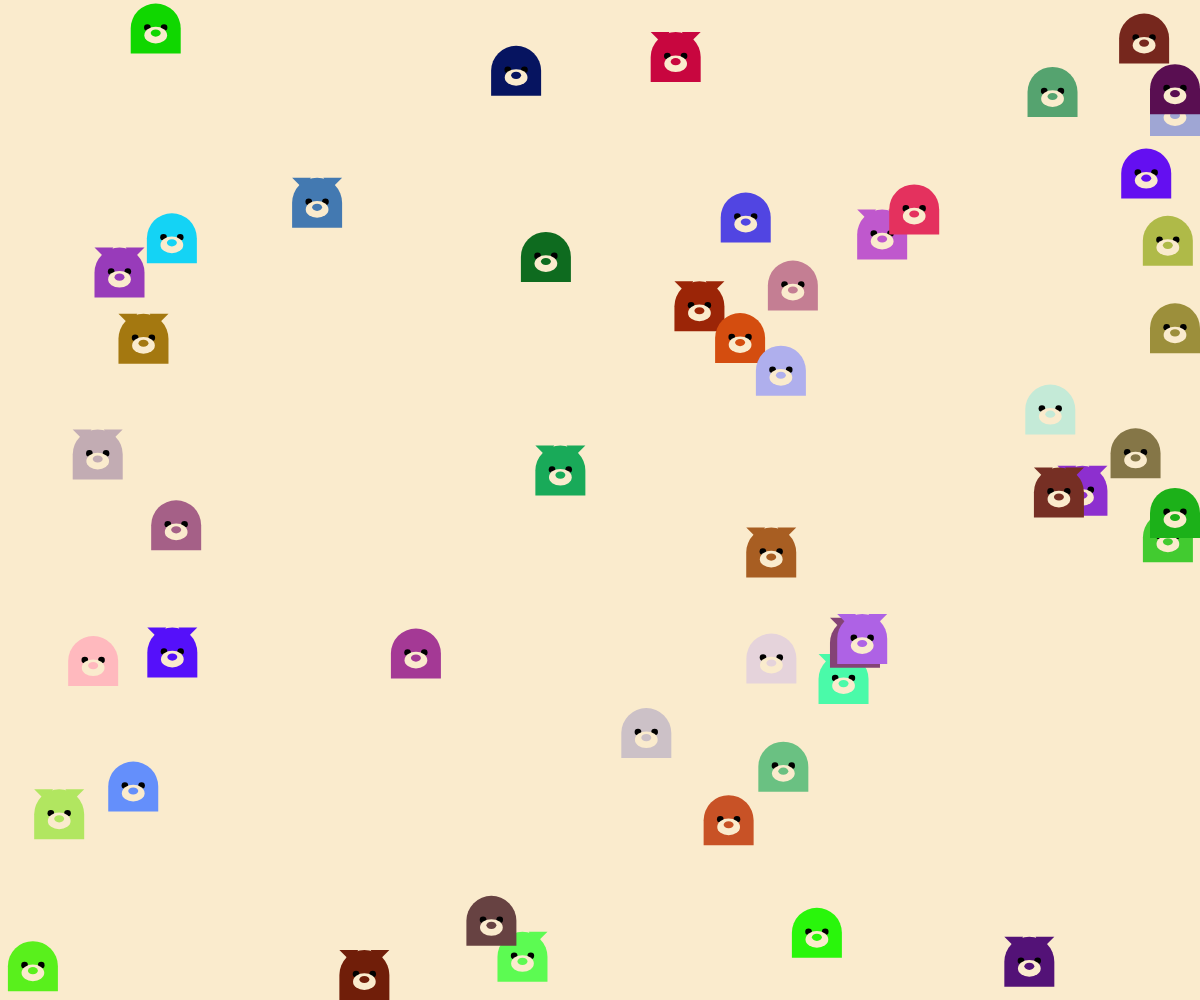
Frame 1 (no input)
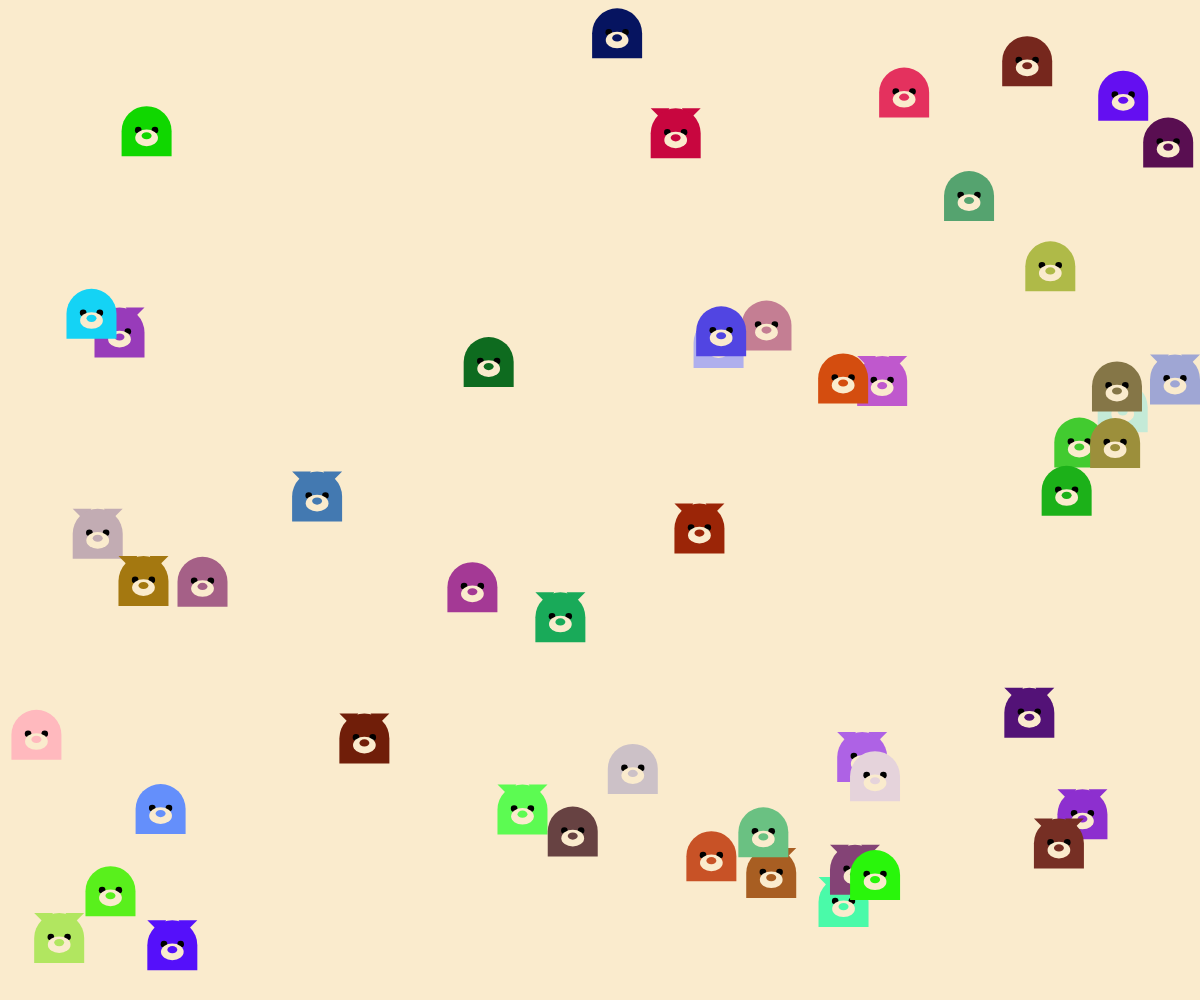
Frame 60 (no input)
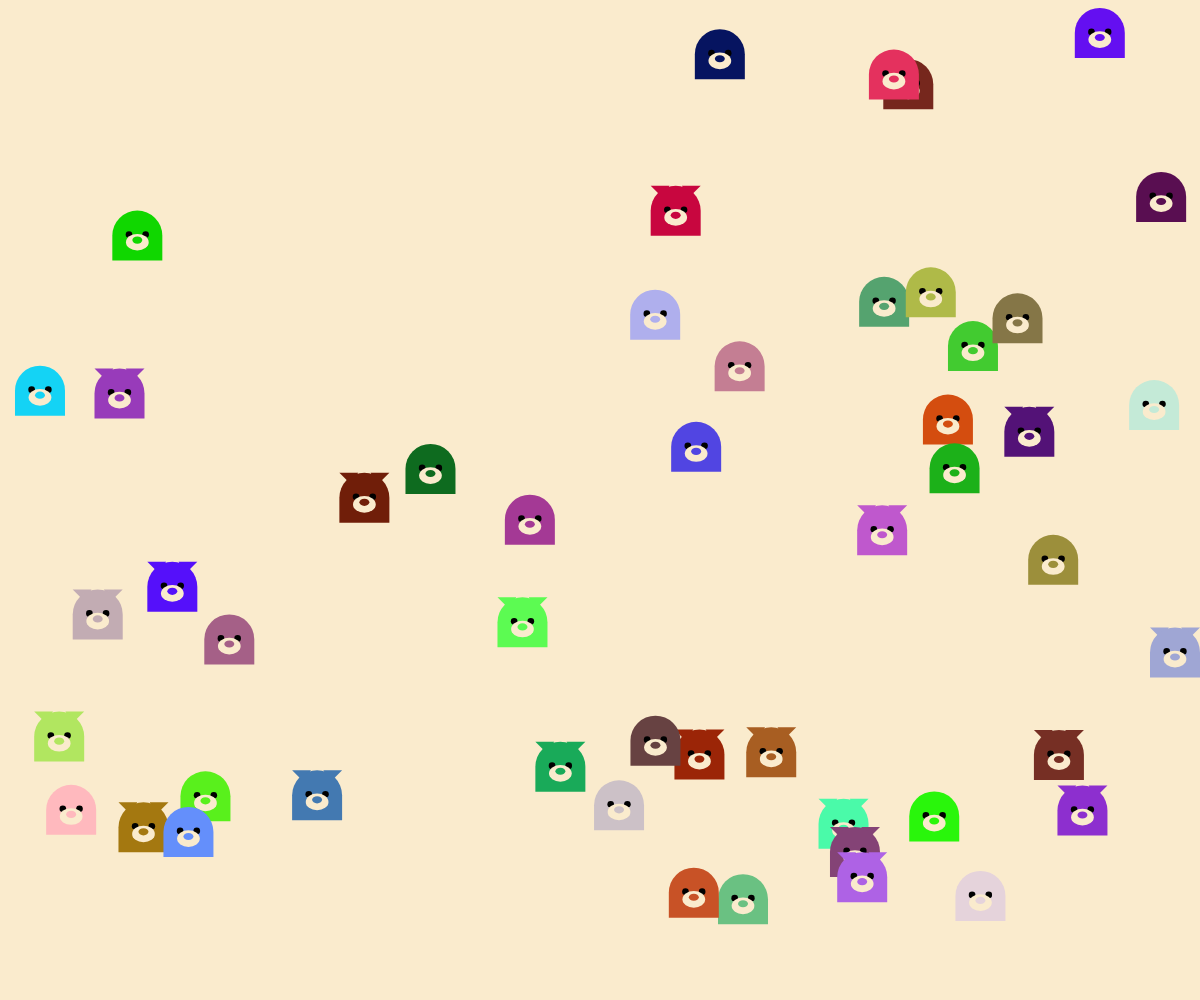
Frame 120 (the mouse pressed at the canvas centre since frame 60)

The p5.js sketch that drew these frames (run headless with seeded random() and noise() and a simulated clock; from frame 60 on, the mouse is pressed at the canvas centre):

// p5.js sketch
// ── sketch.js
let bg = "#FAEBCD";
let creatures = [];

function setup() {
  createCanvas(windowWidth,windowHeight);
  angleMode(DEGREES);

	//ears
  for (let i = 0; i < 20; i++) {
    let x = random(width);
    let y = random(height);
    let d = 50; // 所有生物的大小都一致
    let c = color(random(255), random(255), random(255)); // 隨機 RGB 色彩
    let speedY = random(1, 6); // 上下移動的速度
    let creature = new Creature(x, y, d, c, true, 0, speedY);
    creatures.push(creature);
  }
//without ears
  for (let i = 0; i < 30; i++) {
    let x = random(width);
    let y = random(height);
    let d = 50; // 所有生物的大小都一致
    let c = color(random(255), random(255), random(255)); // 隨機 RGB 色彩
    let speedX = random(-2, 2); // 左右移動的速度
    let speedY = random(-2, 2); // 上下移動的速度
    let creature = new Creature(x, y, d, c, false, speedX, speedY);
    creatures.push(creature);
  }
}

function draw() {
  background(bg);

  for (let creature of creatures) {
    creature.update();
    creature.draw();
  }
}

class Creature {
  constructor(x, y, d, c, hasEars, speedX, speedY) {
    this.x = x;
    this.y = y;
    this.d = d;
    this.c = c;
    this.hasEars = hasEars;
    this.speedX = speedX;
    this.speedY = speedY;
  }

  draw() {
    push();
    translate(this.x + this.d / 2, this.y + this.d / 2);

    // 耳朵
    if (this.hasEars) {
      noStroke(); // 框線設為0
      fill(this.c);
      triangle(-this.d / 4, -this.d / 4, -this.d / 8, -this.d / 2, -this.d / 2, -this.d / 2); // 左上耳朵
      triangle(this.d / 4, -this.d / 4, this.d / 8, -this.d / 2, this.d / 2, -this.d / 2); // 右上耳朵
    }

    // カオ
    noStroke();
    fill(this.c);
    rectMode(CENTER);
    rect(0, 0, this.d, this.d, this.d / 2, this.d / 2, 0, 0);

    // メ
    fill("#000000");
    circle(-this.d / 6, -this.d / 50, this.d / 7.5);
    circle(this.d / 6, -this.d / 50, this.d / 7.5);

    // クチ
    fill(bg);
    ellipse(0, this.d / 7.5, this.d / 2.2, this.d / 3);

    // ハナ
    fill(this.c);
    ellipse(0, this.d / 11, this.d / 5, this.d / 7);

    pop();
  }

  update() {
    this.x += this.speedX;
    this.y += this.speedY;

    if (this.hasEars) {
      if (this.y <= 0 || this.y >= height - this.d) {
        this.speedY *= -1;
      }
    } else {
      if (this.x <= 0 || this.x >= width - this.d) {
        this.speedX *= -1;
      }
      if (this.y <= 0 || this.y >= height - this.d) {
        this.speedY *= -1;
      }
    }

    // 確保生物不會超出畫布
    this.x = constrain(this.x, 0, width - this.d);
    this.y = constrain(this.y, 0, height - this.d);
  }
}
